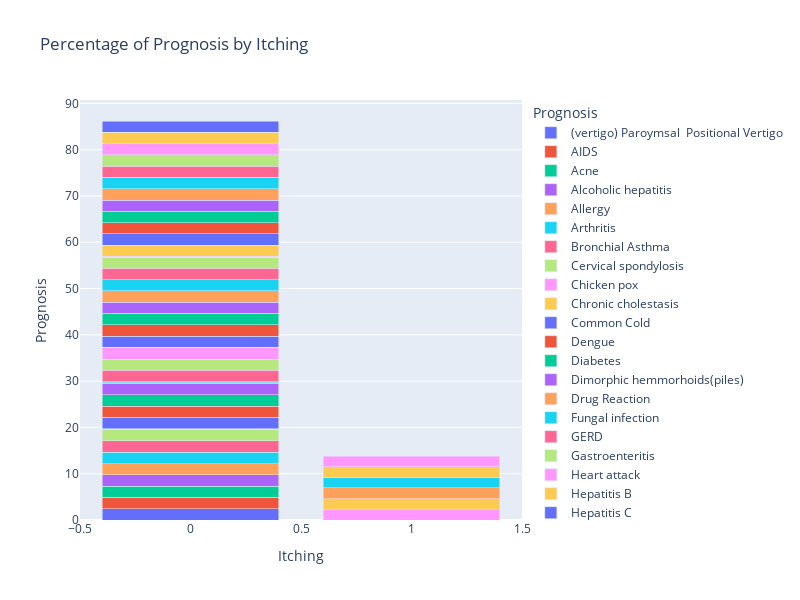

This figure's notebook cell:
### Code cell
#calculate the percentage of each prognosis for each skin rash category
agg_prognosis_by_itching=data.groupby(['itching','prognosis'])['prognosis'].count().unstack()/len(data)*100

#create a stacked bar chart
fig=px.bar(agg_prognosis_by_itching,
           barmode='stack',
           labels={'value':'Percentage','prognosis': 'Prognosis'},
           title='Percentage of Prognosis by Itching'
           )
#update layout 
fig.update_layout(
    xaxis_title='Itching',
    yaxis_title='Prognosis',
    legend_title='Prognosis',
    hovermode='x',
    hoverlabel=dict(bgcolor="white",font_size=12),
    height=600,
    width=800
)

fig.show()

### Figure 1 — Plotly figure (JSON) as saved in the notebook; plotly's stock layout.template omitted (floating-point values rounded to 4 significant figures)
{"data": [{"alignmentgroup": "True", "hovertemplate": "Prognosis=(vertigo) Paroymsal  Positional Vertigo<br>itching=%{x}<br>Percentage=%{y}<extra></extra>", "legendgroup": "(vertigo) Paroymsal  Positional Vertigo", "marker": {"color": "#636efa", "pattern": {"shape": ""}}, "name": "(vertigo) Paroymsal  Positional Vertigo", "offsetgroup": "(vertigo) Paroymsal  Positional Vertigo", "orientation": "v", "showlegend": true, "textposition": "auto", "type": "bar", "x": [0, 1], "xaxis": "x", "y": [2.439, null], "yaxis": "y"}, {"alignmentgroup": "True", "hovertemplate": "Prognosis=AIDS<br>itching=%{x}<br>Percentage=%{y}<extra></extra>", "legendgroup": "AIDS", "marker": {"color": "#EF553B", "pattern": {"shape": ""}}, "name": "AIDS", "offsetgroup": "AIDS", "orientation": "v", "showlegend": true, "textposition": "auto", "type": "bar", "x": [0, 1], "xaxis": "x", "y": [2.439, null], "yaxis": "y"}, {"alignmentgroup": "True", "hovertemplate": "Prognosis=Acne<br>itching=%{x}<br>Percentage=%{y}<extra></extra>", "legendgroup": "Acne", "marker": {"color": "#00cc96", "pattern": {"shape": ""}}, "name": "Acne", "offsetgroup": "Acne", "orientation": "v", "showlegend": true, "textposition": "auto", "type": "bar", "x": [0, 1], "xaxis": "x", "y": [2.439, null], "yaxis": "y"}, {"alignmentgroup": "True", "hovertemplate": "Prognosis=Alcoholic hepatitis<br>itching=%{x}<br>Percentage=%{y}<extra></extra>", "legendgroup": "Alcoholic hepatitis", "marker": {"color": "#ab63fa", "pattern": {"shape": ""}}, "name": "Alcoholic hepatitis", "offsetgroup": "Alcoholic hepatitis", "orientation": "v", "showlegend": true, "textposition": "auto", "type": "bar", "x": [0, 1], "xaxis": "x", "y": [2.439, null], "yaxis": "y"}, {"alignmentgroup": "True", "hovertemplate": "Prognosis=Allergy<br>itching=%{x}<br>Percentage=%{y}<extra></extra>", "legendgroup": "Allergy", "marker": {"color": "#FFA15A", "pattern": {"shape": ""}}, "name": "Allergy", "offsetgroup": "Allergy", "orientation": "v", "showlegend": true, "textposition": "auto", "type": "bar", "x": [0, 1], "xaxis": "x", "y": [2.439, null], "yaxis": "y"}, {"alignmentgroup": "True", "hovertemplate": "Prognosis=Arthritis<br>itching=%{x}<br>Percentage=%{y}<extra></extra>", "legendgroup": "Arthritis", "marker": {"color": "#19d3f3", "pattern": {"shape": ""}}, "name": "Arthritis", "offsetgroup": "Arthritis", "orientation": "v", "showlegend": true, "textposition": "auto", "type": "bar", "x": [0, 1], "xaxis": "x", "y": [2.439, null], "yaxis": "y"}, {"alignmentgroup": "True", "hovertemplate": "Prognosis=Bronchial Asthma<br>itching=%{x}<br>Percentage=%{y}<extra></extra>", "legendgroup": "Bronchial Asthma", "marker": {"color": "#FF6692", "pattern": {"shape": ""}}, "name": "Bronchial Asthma", "offsetgroup": "Bronchial Asthma", "orientation": "v", "showlegend": true, "textposition": "auto", "type": "bar", "x": [0, 1], "xaxis": "x", "y": [2.439, null], "yaxis": "y"}, {"alignmentgroup": "True", "hovertemplate": "Prognosis=Cervical spondylosis<br>itching=%{x}<br>Percentage=%{y}<extra></extra>", "legendgroup": "Cervical spondylosis", "marker": {"color": "#B6E880", "pattern": {"shape": ""}}, "name": "Cervical spondylosis", "offsetgroup": "Cervical spondylosis", "orientation": "v", "showlegend": true, "textposition": "auto", "type": "bar", "x": [0, 1], "xaxis": "x", "y": [2.439, null], "yaxis": "y"}, {"alignmentgroup": "True", "hovertemplate": "Prognosis=Chicken pox<br>itching=%{x}<br>Percentage=%{y}<extra></extra>", "legendgroup": "Chicken pox", "marker": {"color": "#FF97FF", "pattern": {"shape": ""}}, "name": "Chicken pox", "offsetgroup": "Chicken pox", "orientation": "v", "showlegend": true, "textposition": "auto", "type": "bar", "x": [0, 1], "xaxis": "x", "y": [0.1209, 2.318], "yaxis": "y"}, {"alignmentgroup": "True", "hovertemplate": "Prognosis=Chronic cholestasis<br>itching=%{x}<br>Percentage=%{y}<extra></extra>", "legendgroup": "Chronic cholestasis", "marker": {"color": "#FECB52", "pattern": {"shape": ""}}, "name": "Chronic cholestasis", "offsetgroup": "Chronic cholestasis", "orientation": "v", "showlegend": true, "textposition": "auto", "type": "bar", "x": [0, 1], "xaxis": "x", "y": [0.1209, 2.318], "yaxis": "y"}, {"alignmentgroup": "True", "hovertemplate": "Prognosis=Common Cold<br>itching=%{x}<br>Percentage=%{y}<extra></extra>", "legendgroup": "Common Cold", "marker": {"color": "#636efa", "pattern": {"shape": ""}}, "name": "Common Cold", "offsetgroup": "Common Cold", "orientation": "v", "showlegend": true, "textposition": "auto", "type": "bar", "x": [0, 1], "xaxis": "x", "y": [2.439, null], "yaxis": "y"}, {"alignmentgroup": "True", "hovertemplate": "Prognosis=Dengue<br>itching=%{x}<br>Percentage=%{y}<extra></extra>", "legendgroup": "Dengue", "marker": {"color": "#EF553B", "pattern": {"shape": ""}}, "name": "Dengue", "offsetgroup": "Dengue", "orientation": "v", "showlegend": true, "textposition": "auto", "type": "bar", "x": [0, 1], "xaxis": "x", "y": [2.439, null], "yaxis": "y"}, {"alignmentgroup": "True", "hovertemplate": "Prognosis=Diabetes <br>itching=%{x}<br>Percentage=%{y}<extra></extra>", "legendgroup": "Diabetes ", "marker": {"color": "#00cc96", "pattern": {"shape": ""}}, "name": "Diabetes ", "offsetgroup": "Diabetes ", "orientation": "v", "showlegend": true, "textposition": "auto", "type": "bar", "x": [0, 1], "xaxis": "x", "y": [2.439, null], "yaxis": "y"}, {"alignmentgroup": "True", "hovertemplate": "Prognosis=Dimorphic hemmorhoids(piles)<br>itching=%{x}<br>Percentage=%{y}<extra></extra>", "legendgroup": "Dimorphic hemmorhoids(piles)", "marker": {"color": "#ab63fa", "pattern": {"shape": ""}}, "name": "Dimorphic hemmorhoids(piles)", "offsetgroup": "Dimorphic hemmorhoids(piles)", "orientation": "v", "showlegend": true, "textposition": "auto", "type": "bar", "x": [0, 1], "xaxis": "x", "y": [2.439, null], "yaxis": "y"}, {"alignmentgroup": "True", "hovertemplate": "Prognosis=Drug Reaction<br>itching=%{x}<br>Percentage=%{y}<extra></extra>", "legendgroup": "Drug Reaction", "marker": {"color": "#FFA15A", "pattern": {"shape": ""}}, "name": "Drug Reaction", "offsetgroup": "Drug Reaction", "orientation": "v", "showlegend": true, "textposition": "auto", "type": "bar", "x": [0, 1], "xaxis": "x", "y": [0.1209, 2.318], "yaxis": "y"}, {"alignmentgroup": "True", "hovertemplate": "Prognosis=Fungal infection<br>itching=%{x}<br>Percentage=%{y}<extra></extra>", "legendgroup": "Fungal infection", "marker": {"color": "#19d3f3", "pattern": {"shape": ""}}, "name": "Fungal infection", "offsetgroup": "Fungal infection", "orientation": "v", "showlegend": true, "textposition": "auto", "type": "bar", "x": [0, 1], "xaxis": "x", "y": [0.2418, 2.217], "yaxis": "y"}, {"alignmentgroup": "True", "hovertemplate": "Prognosis=GERD<br>itching=%{x}<br>Percentage=%{y}<extra></extra>", "legendgroup": "GERD", "marker": {"color": "#FF6692", "pattern": {"shape": ""}}, "name": "GERD", "offsetgroup": "GERD", "orientation": "v", "showlegend": true, "textposition": "auto", "type": "bar", "x": [0, 1], "xaxis": "x", "y": [2.439, null], "yaxis": "y"}, {"alignmentgroup": "True", "hovertemplate": "Prognosis=Gastroenteritis<br>itching=%{x}<br>Percentage=%{y}<extra></extra>", "legendgroup": "Gastroenteritis", "marker": {"color": "#B6E880", "pattern": {"shape": ""}}, "name": "Gastroenteritis", "offsetgroup": "Gastroenteritis", "orientation": "v", "showlegend": true, "textposition": "auto", "type": "bar", "x": [0, 1], "xaxis": "x", "y": [2.439, null], "yaxis": "y"}, {"alignmentgroup": "True", "hovertemplate": "Prognosis=Heart attack<br>itching=%{x}<br>Percentage=%{y}<extra></extra>", "legendgroup": "Heart attack", "marker": {"color": "#FF97FF", "pattern": {"shape": ""}}, "name": "Heart attack", "offsetgroup": "Heart attack", "orientation": "v", "showlegend": true, "textposition": "auto", "type": "bar", "x": [0, 1], "xaxis": "x", "y": [2.439, null], "yaxis": "y"}, {"alignmentgroup": "True", "hovertemplate": "Prognosis=Hepatitis B<br>itching=%{x}<br>Percentage=%{y}<extra></extra>", "legendgroup": "Hepatitis B", "marker": {"color": "#FECB52", "pattern": {"shape": ""}}, "name": "Hepatitis B", "offsetgroup": "Hepatitis B", "orientation": "v", "showlegend": true, "textposition": "auto", "type": "bar", "x": [0, 1], "xaxis": "x", "y": [0.1209, 2.318], "yaxis": "y"}, {"alignmentgroup": "True", "hovertemplate": "Prognosis=Hepatitis C<br>itching=%{x}<br>Percentage=%{y}<extra></extra>", "legendgroup": "Hepatitis C", "marker": {"color": "#636efa", "pattern": {"shape": ""}}, "name": "Hepatitis C", "offsetgroup": "Hepatitis C", "orientation": "v", "showlegend": true, "textposition": "auto", "type": "bar", "x": [0, 1], "xaxis": "x", "y": [2.439, null], "yaxis": "y"}, {"alignmentgroup": "True", "hovertemplate": "Prognosis=Hepatitis D<br>itching=%{x}<br>Percentage=%{y}<extra></extra>", "legendgroup": "Hepatitis D", "marker": {"color": "#EF553B", "pattern": {"shape": ""}}, "name": "Hepatitis D", "offsetgroup": "Hepatitis D", "orientation": "v", "showlegend": true, "textposition": "auto", "type": "bar", "x": [0, 1], "xaxis": "x", "y": [2.439, null], "yaxis": "y"}, {"alignmentgroup": "True", "hovertemplate": "Prognosis=Hepatitis E<br>itching=%{x}<br>Percentage=%{y}<extra></extra>", "legendgroup": "Hepatitis E", "marker": {"color": "#00cc96", "pattern": {"shape": ""}}, "name": "Hepatitis E", "offsetgroup": "Hepatitis E", "orientation": "v", "showlegend": true, "textposition": "auto", "type": "bar", "x": [0, 1], "xaxis": "x", "y": [2.439, null], "yaxis": "y"}, {"alignmentgroup": "True", "hovertemplate": "Prognosis=Hypertension <br>itching=%{x}<br>Percentage=%{y}<extra></extra>", "legendgroup": "Hypertension ", "marker": {"color": "#ab63fa", "pattern": {"shape": ""}}, "name": "Hypertension ", "offsetgroup": "Hypertension ", "orientation": "v", "showlegend": true, "textposition": "auto", "type": "bar", "x": [0, 1], "xaxis": "x", "y": [2.439, null], "yaxis": "y"}, {"alignmentgroup": "True", "hovertemplate": "Prognosis=Hyperthyroidism<br>itching=%{x}<br>Percentage=%{y}<extra></extra>", "legendgroup": "Hyperthyroidism", "marker": {"color": "#FFA15A", "pattern": {"shape": ""}}, "name": "Hyperthyroidism", "offsetgroup": "Hyperthyroidism", "orientation": "v", "showlegend": true, "textposition": "auto", "type": "bar", "x": [0, 1], "xaxis": "x", "y": [2.439, null], "yaxis": "y"}, {"alignmentgroup": "True", "hovertemplate": "Prognosis=Hypoglycemia<br>itching=%{x}<br>Percentage=%{y}<extra></extra>", "legendgroup": "Hypoglycemia", "marker": {"color": "#19d3f3", "pattern": {"shape": ""}}, "name": "Hypoglycemia", "offsetgroup": "Hypoglycemia", "orientation": "v", "showlegend": true, "textposition": "auto", "type": "bar", "x": [0, 1], "xaxis": "x", "y": [2.439, null], "yaxis": "y"}, {"alignmentgroup": "True", "hovertemplate": "Prognosis=Hypothyroidism<br>itching=%{x}<br>Percentage=%{y}<extra></extra>", "legendgroup": "Hypothyroidism", "marker": {"color": "#FF6692", "pattern": {"shape": ""}}, "name": "Hypothyroidism", "offsetgroup": "Hypothyroidism", "orientation": "v", "showlegend": true, "textposition": "auto", "type": "bar", "x": [0, 1], "xaxis": "x", "y": [2.439, null], "yaxis": "y"}, {"alignmentgroup": "True", "hovertemplate": "Prognosis=Impetigo<br>itching=%{x}<br>Percentage=%{y}<extra></extra>", "legendgroup": "Impetigo", "marker": {"color": "#B6E880", "pattern": {"shape": ""}}, "name": "Impetigo", "offsetgroup": "Impetigo", "orientation": "v", "showlegend": true, "textposition": "auto", "type": "bar", "x": [0, 1], "xaxis": "x", "y": [2.439, null], "yaxis": "y"}, {"alignmentgroup": "True", "hovertemplate": "Prognosis=Jaundice<br>itching=%{x}<br>Percentage=%{y}<extra></extra>", "legendgroup": "Jaundice", "marker": {"color": "#FF97FF", "pattern": {"shape": ""}}, "name": "Jaundice", "offsetgroup": "Jaundice", "orientation": "v", "showlegend": true, "textposition": "auto", "type": "bar", "x": [0, 1], "xaxis": "x", "y": [0.1209, 2.318], "yaxis": "y"}, {"alignmentgroup": "True", "hovertemplate": "Prognosis=Malaria<br>itching=%{x}<br>Percentage=%{y}<extra></extra>", "legendgroup": "Malaria", "marker": {"color": "#FECB52", "pattern": {"shape": ""}}, "name": "Malaria", "offsetgroup": "Malaria", "orientation": "v", "showlegend": true, "textposition": "auto", "type": "bar", "x": [0, 1], "xaxis": "x", "y": [2.439, null], "yaxis": "y"}, {"alignmentgroup": "True", "hovertemplate": "Prognosis=Migraine<br>itching=%{x}<br>Percentage=%{y}<extra></extra>", "legendgroup": "Migraine", "marker": {"color": "#636efa", "pattern": {"shape": ""}}, "name": "Migraine", "offsetgroup": "Migraine", "orientation": "v", "showlegend": true, "textposition": "auto", "type": "bar", "x": [0, 1], "xaxis": "x", "y": [2.439, null], "yaxis": "y"}, {"alignmentgroup": "True", "hovertemplate": "Prognosis=Osteoarthristis<br>itching=%{x}<br>Percentage=%{y}<extra></extra>", "legendgroup": "Osteoarthristis", "marker": {"color": "#EF553B", "pattern": {"shape": ""}}, "name": "Osteoarthristis", "offsetgroup": "Osteoarthristis", "orientation": "v", "showlegend": true, "textposition": "auto", "type": "bar", "x": [0, 1], "xaxis": "x", "y": [2.439, null], "yaxis": "y"}, {"alignmentgroup": "True", "hovertemplate": "Prognosis=Paralysis (brain hemorrhage)<br>itching=%{x}<br>Percentage=%{y}<extra></extra>", "legendgroup": "Paralysis (brain hemorrhage)", "marker": {"color": "#00cc96", "pattern": {"shape": ""}}, "name": "Paralysis (brain hemorrhage)", "offsetgroup": "Paralysis (brain hemorrhage)", "orientation": "v", "showlegend": true, "textposition": "auto", "type": "bar", "x": [0, 1], "xaxis": "x", "y": [2.439, null], "yaxis": "y"}, {"alignmentgroup": "True", "hovertemplate": "Prognosis=Peptic ulcer diseae<br>itching=%{x}<br>Percentage=%{y}<extra></extra>", "legendgroup": "Peptic ulcer diseae", "marker": {"color": "#ab63fa", "pattern": {"shape": ""}}, "name": "Peptic ulcer diseae", "offsetgroup": "Peptic ulcer diseae", "orientation": "v", "showlegend": true, "textposition": "auto", "type": "bar", "x": [0, 1], "xaxis": "x", "y": [2.439, null], "yaxis": "y"}, {"alignmentgroup": "True", "hovertemplate": "Prognosis=Pneumonia<br>itching=%{x}<br>Percentage=%{y}<extra></extra>", "legendgroup": "Pneumonia", "marker": {"color": "#FFA15A", "pattern": {"shape": ""}}, "name": "Pneumonia", "offsetgroup": "Pneumonia", "orientation": "v", "showlegend": true, "textposition": "auto", "type": "bar", "x": [0, 1], "xaxis": "x", "y": [2.439, null], "yaxis": "y"}, {"alignmentgroup": "True", "hovertemplate": "Prognosis=Psoriasis<br>itching=%{x}<br>Percentage=%{y}<extra></extra>", "legendgroup": "Psoriasis", "marker": {"color": "#19d3f3", "pattern": {"shape": ""}}, "name": "Psoriasis", "offsetgroup": "Psoriasis", "orientation": "v", "showlegend": true, "textposition": "auto", "type": "bar", "x": [0, 1], "xaxis": "x", "y": [2.439, null], "yaxis": "y"}, {"alignmentgroup": "True", "hovertemplate": "Prognosis=Tuberculosis<br>itching=%{x}<br>Percentage=%{y}<extra></extra>", "legendgroup": "Tuberculosis", "marker": {"color": "#FF6692", "pattern": {"shape": ""}}, "name": "Tuberculosis", "offsetgroup": "Tuberculosis", "orientation": "v", "showlegend": true, "textposition": "auto", "type": "bar", "x": [0, 1], "xaxis": "x", "y": [2.439, null], "yaxis": "y"}, {"alignmentgroup": "True", "hovertemplate": "Prognosis=Typhoid<br>itching=%{x}<br>Percentage=%{y}<extra></extra>", "legendgroup": "Typhoid", "marker": {"color": "#B6E880", "pattern": {"shape": ""}}, "name": "Typhoid", "offsetgroup": "Typhoid", "orientation": "v", "showlegend": true, "textposition": "auto", "type": "bar", "x": [0, 1], "xaxis": "x", "y": [2.439, null], "yaxis": "y"}, {"alignmentgroup": "True", "hovertemplate": "Prognosis=Urinary tract infection<br>itching=%{x}<br>Percentage=%{y}<extra></extra>", "legendgroup": "Urinary tract infection", "marker": {"color": "#FF97FF", "pattern": {"shape": ""}}, "name": "Urinary tract infection", "offsetgroup": "Urinary tract infection", "orientation": "v", "showlegend": true, "textposition": "auto", "type": "bar", "x": [0, 1], "xaxis": "x", "y": [2.439, null], "yaxis": "y"}, {"alignmentgroup": "True", "hovertemplate": "Prognosis=Varicose veins<br>itching=%{x}<br>Percentage=%{y}<extra></extra>", "legendgroup": "Varicose veins", "marker": {"color": "#FECB52", "pattern": {"shape": ""}}, "name": "Varicose veins", "offsetgroup": "Varicose veins", "orientation": "v", "showlegend": true, "textposition": "auto", "type": "bar", "x": [0, 1], "xaxis": "x", "y": [2.439, null], "yaxis": "y"}, {"alignmentgroup": "True", "hovertemplate": "Prognosis=hepatitis A<br>itching=%{x}<br>Percentage=%{y}<extra></extra>", "legendgroup": "hepatitis A", "marker": {"color": "#636efa", "pattern": {"shape": ""}}, "name": "hepatitis A", "offsetgroup": "hepatitis A", "orientation": "v", "showlegend": true, "textposition": "auto", "type": "bar", "x": [0, 1], "xaxis": "x", "y": [2.439, null], "yaxis": "y"}], "layout": {"barmode": "stack", "height": 600, "hoverlabel": {"bgcolor": "white", "font": {"size": 12}}, "hovermode": "x", "legend": {"title": {"text": "Prognosis"}, "tracegroupgap": 0}, "title": {"text": "Percentage of Prognosis by Itching"}, "width": 800, "xaxis": {"anchor": "y", "domain": [0, 1], "title": {"text": "Itching"}}, "yaxis": {"anchor": "x", "domain": [0, 1], "title": {"text": "Prognosis"}}}}
